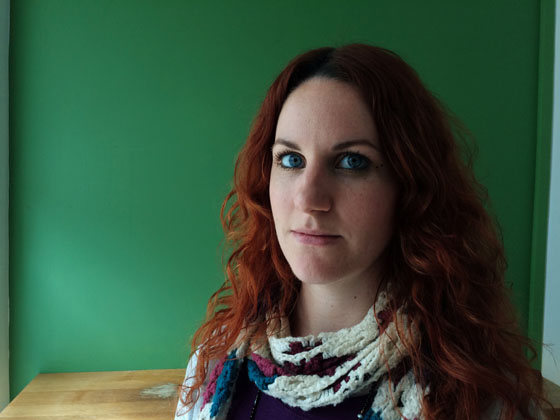
#> input picture Face-Makeup-by-Example-master/Face-Makeup-by-Example-master/10.jpg, 560 x 420 px
$ python -i skin_detector.py   (imports and definitions only)
#> lines starting #> are read from the running program, lines starting #| are printed output that depends on the picture; after the words box and inside, x2 and y2 are one past the last pixel; in counts of white or black regions, pixels touching at a corner belong together
#!/usr/bin/env python
# -*- coding: utf-8 -*-
__author__ = 'Will Brennan'

# Built-in Modules
import logging
import cv2
import numpy
import scripts

logger = logging.getLogger('main')

def get_hsv_mask(img, debug=False):
#> called with debug = False
    assert isinstance(img, numpy.ndarray), 'image must be a numpy array'
    assert img.ndim == 3, 'skin detection can only work on color images'
    logger.debug('getting hsv mask')

    lower_thresh = numpy.array([0, 50, 0], dtype=numpy.uint8)
    upper_thresh = numpy.array([120, 150, 255], dtype=numpy.uint8)
    img_hsv = cv2.cvtColor(img, cv2.COLOR_RGB2HSV)
#> img_hsv: shape (420, 560, 3); mean H, S, V 52.8, 143.7, 93.3
    msk_hsv = cv2.inRange(img_hsv, lower_thresh, upper_thresh)
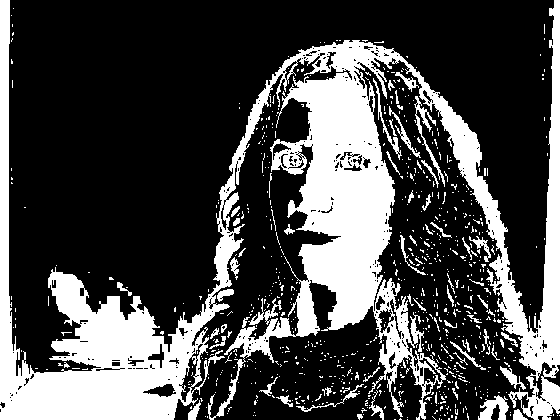
#> msk_hsv: shape (420, 560); 28.9% white; 778 white regions (716 under 20 px), largest, box (x1, y1, x2, y2) and area: (0, 0, 560, 420) 60789, (478, 395, 509, 420) 438, (414, 96, 445, 187) 411

    #msk_hsv[msk_hsv < 128] = 0
    #msk_hsv[msk_hsv >= 128] = 1

    if debug:
        scripts.display('input', img)
        scripts.display('mask_hsv', msk_hsv)

    return msk_hsv.astype(float)


def get_rgb_mask(img, debug=False):
#> called with debug = False
    assert isinstance(img, numpy.ndarray), 'image must be a numpy array'
    assert img.ndim == 3, 'skin detection can only work on color images'
    logger.debug('getting rgb mask')

    lower_thresh = numpy.array([45, 52, 108], dtype=numpy.uint8)
    upper_thresh = numpy.array([255, 255, 255], dtype=numpy.uint8)

    mask_a = cv2.inRange(img, lower_thresh, upper_thresh)
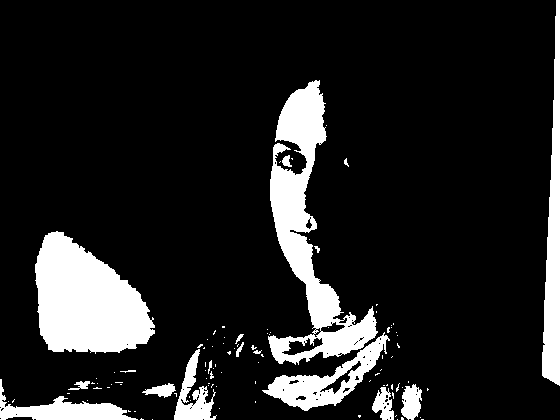
#> mask_a: shape (420, 560); 13.7% white; 103 white regions (85 under 20 px), largest, box (x1, y1, x2, y2) and area: (35, 231, 155, 354) 10046, (268, 80, 378, 365) 9985, (542, 0, 560, 386) 4040
    mask_b = 255 * ((img[:, :, 2] - img[:, :, 1]) / 20)
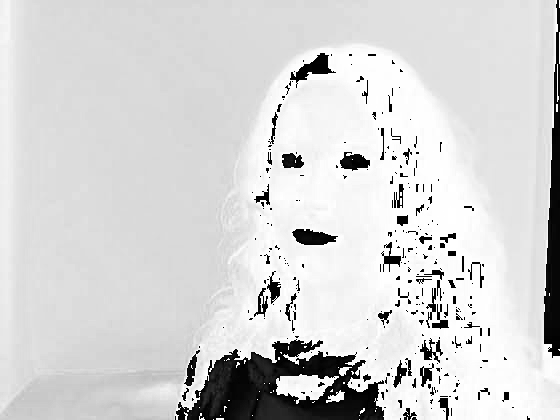
#> mask_b: shape (420, 560) float64; min 0, max 3251.2, mean 2710.6; drawn with min black and max white
    mask_c = 255 * ((numpy.max(img, axis=2) - numpy.min(img, axis=2)) / 20)
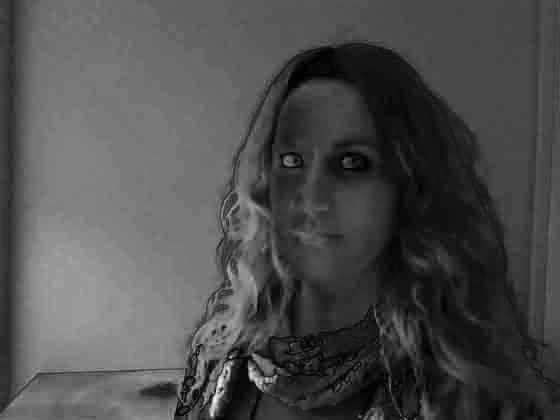
#> mask_c: shape (420, 560) float64; min 0, max 2027.2, mean 614; drawn with min black and max white

    mask_a = mask_a.astype(float)
    print(mask_a.dtype)
#| float64
    print(mask_b.dtype)
#| float64
    print(mask_c.dtype)
#| float64

    msk_rgb = cv2.bitwise_and(mask_a, mask_b)
    msk_rgb = cv2.bitwise_and(mask_c, msk_rgb)

    msk_rgb[msk_rgb < 128] = 0
    msk_rgb[msk_rgb >= 128] = 255
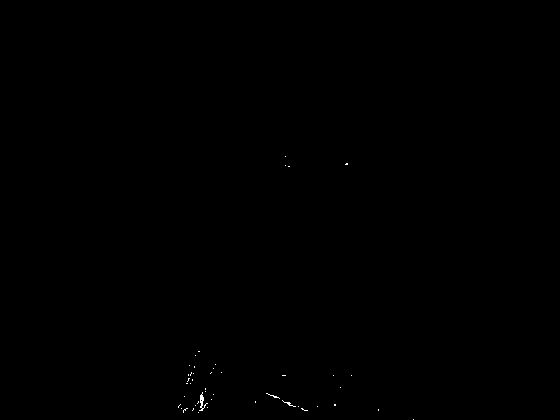
#> msk_rgb: shape (420, 560) float64; 0.08% white in thin lines or dots, all inside (x1, y1, x2, y2) = (178, 156, 414, 420)

    if debug:
        scripts.display('input', img)
        scripts.display('mask_rgb', msk_rgb)

    return msk_rgb.astype(float)


def get_ycrcb_mask(img, debug=False):
#> called with debug = False
    assert isinstance(img, numpy.ndarray), 'image must be a numpy array'
    assert img.ndim == 3, 'skin detection can only work on color images'
    logger.debug('getting ycrcb mask')

    lower_thresh = numpy.array([90, 100, 130], dtype=numpy.uint8)#90
    upper_thresh = numpy.array([230, 120, 180], dtype=numpy.uint8)#230

    img_ycrcb = cv2.cvtColor(img, cv2.COLOR_RGB2YCR_CB)
#> img_ycrcb: shape (420, 560, 3); mean of channels 0, 1, 2 74.1, 116.1, 121.4
    msk_ycrcb = cv2.inRange(img_ycrcb, lower_thresh, upper_thresh)
#> msk_ycrcb: shape (420, 560); 3.1% white; 52 white regions (36 under 20 px), largest, box (x1, y1, x2, y2) and area: (543, 0, 560, 379) 3931, (263, 366, 363, 411) 1498, (271, 339, 304, 365) 399

    #msk_ycrcb[msk_ycrcb < 128] = 0
    #msk_ycrcb[msk_ycrcb >= 128] = 1

    if debug:
        scripts.display('input', img)
        scripts.display('mask_ycrcb', msk_ycrcb)

    return msk_ycrcb.astype(float)
#> in process, `mask = numpy.where((mask_hsv + mask_rgb + mask_ycrcb)/3>255/2,255,0)`: mask: shape (420, 560) int64; 2% white; 97 white regions (86 under 20 px), largest, box (x1, y1, x2, y2) and area: (543, 0, 560, 378) 3834, (188, 397, 203, 420) 147, (272, 395, 293, 406) 78
#> in closing, `mask = cv2.morphologyEx(mask, cv2.MORPH_CLOSE, kernel)`: mask: shape (420, 560); 2.1% white; 66 white regions (55 under 20 px), largest, box (x1, y1, x2, y2) and area: (543, 0, 560, 378) 3881, (263, 377, 310, 411) 253, (188, 397, 203, 420) 151
#> in closing, `mask = cv2.morphologyEx(mask, cv2.MORPH_OPEN, kernel, iterations=2)`: mask: shape (420, 560); 1.9% white; 12 white regions (3 under 20 px), largest, box (x1, y1, x2, y2) and area: (543, 0, 560, 378) 3861, (188, 401, 202, 420) 134, (280, 396, 297, 406) 84


def grab_cut_mask(img_col, mask, debug=False):
#> called with debug = False
    assert isinstance(img_col, numpy.ndarray), 'image must be a numpy array'
    assert isinstance(mask, numpy.ndarray), 'mask must be a numpy array'
    assert img_col.ndim == 3, 'skin detection can only work on color images'
    assert mask.ndim == 2, 'mask must be 2D'

    kernel = numpy.ones((50, 50), numpy.float32) / (50 * 50)
    dst = cv2.filter2D(mask, -1, kernel)
    dst[dst != 0] = 255
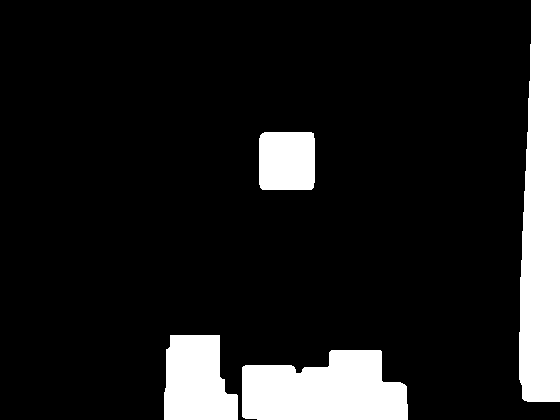
#> dst: shape (420, 560); 13.6% white; 4 white regions, box (x1, y1, x2, y2) and area: (519, 0, 560, 402) 14238, (242, 350, 408, 420) 9311, (164, 335, 238, 420) 5145, (259, 132, 315, 190) 3209
    free = numpy.array(cv2.bitwise_not(dst), dtype=numpy.uint8)

    if debug:
        scripts.display('not skin', free)
        scripts.display('grabcut input', mask)

    grab_mask = numpy.zeros(mask.shape, dtype=numpy.uint8)
    grab_mask[:, :] = 2
    grab_mask[mask == 255] = 1
    grab_mask[free == 255] = 0

    if numpy.unique(grab_mask).tolist() == [0, 1]:
        logger.debug('conducting grabcut')
        bgdModel = numpy.zeros((1, 65), numpy.float64)
        fgdModel = numpy.zeros((1, 65), numpy.float64)

        if img_col.size != 0:
            mask, bgdModel, fgdModel = cv2.grabCut(img_col, grab_mask, None, bgdModel, fgdModel, 5,
                                                   cv2.GC_INIT_WITH_MASK)
            mask = numpy.where((mask == 2) | (mask == 0), 0, 1).astype(numpy.uint8)
        else:
            logger.warning('img_col is empty')

    return mask


def closing(mask):
    assert isinstance(mask, numpy.ndarray), 'mask must be a numpy array'
    assert mask.ndim == 2, 'mask must be a greyscale image'
    logger.debug("closing mask of shape {0}".format(mask.shape))

    kernel = cv2.getStructuringElement(cv2.MORPH_ELLIPSE, (5, 5))
    mask = cv2.morphologyEx(mask, cv2.MORPH_CLOSE, kernel)
    kernel = cv2.getStructuringElement(cv2.MORPH_ELLIPSE, (3, 3))
    mask = cv2.morphologyEx(mask, cv2.MORPH_OPEN, kernel, iterations=2)

    return mask


def process(img, thresh=0.5, debug=False):
    assert isinstance(img, numpy.ndarray), 'image must be a numpy array'
    assert img.ndim == 3, 'skin detection can only work on color images'
    logger.debug("processing image of shape {0}".format(img.shape))

    mask_hsv = get_hsv_mask(img, debug=debug)
    mask_rgb = get_rgb_mask(img, debug=debug)
    mask_ycrcb = get_ycrcb_mask(img, debug=debug)

    n_masks = 3.0
    #cv2.imshow('1',mask_hsv)
    #cv2.imshow('2',mask_rgb)
    #cv2.imshow('3',mask_ycrcb)
    mask = numpy.where((mask_hsv + mask_rgb + mask_ycrcb)/3>255/2,255,0)
    #cv2.imshow('4',mask)
    #cv2.waitKey(0)
    #cv2.destroyAllWindows()

    #mask[mask < thresh] = 0.0
    #mask[mask >= thresh] = 255.0
    logger.debug('{0}% of the image is skin'.format(int((100.0 / 255.0) * numpy.sum(mask) / mask.size)))

    mask = mask.astype(numpy.uint8)
    mask = closing(mask)
    mask = grab_cut_mask(img, mask, debug=debug)
    kernel = numpy.ones((5,5),numpy.uint8)
    mask = cv2.morphologyEx(mask, cv2.MORPH_CLOSE, kernel, iterations=11)
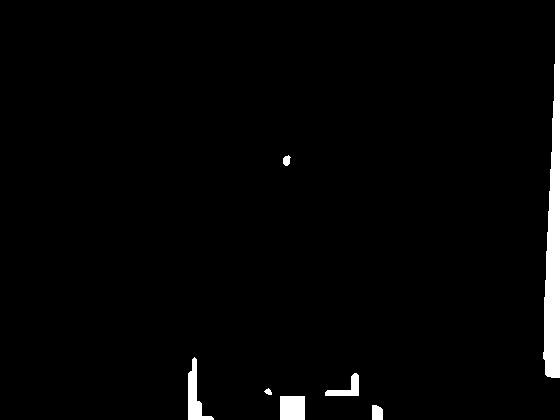
#> mask: shape (420, 560); 2.5% white; 7 white regions, largest, box (x1, y1, x2, y2) and area: (543, 0, 560, 378) 3962, (188, 357, 214, 420) 639, (280, 396, 305, 420) 600
    #mask = cv2.erode(mask,kernel,iterations = 1)
    return mask

>>> import cv2
>>> picture = cv2.cvtColor(cv2.imread('10.jpg'), cv2.COLOR_BGR2RGB)
>>> result = process(picture)

$ run again, on Face-Makeup-by-Example-master/Face-Makeup-by-Example-master/b1.jpg
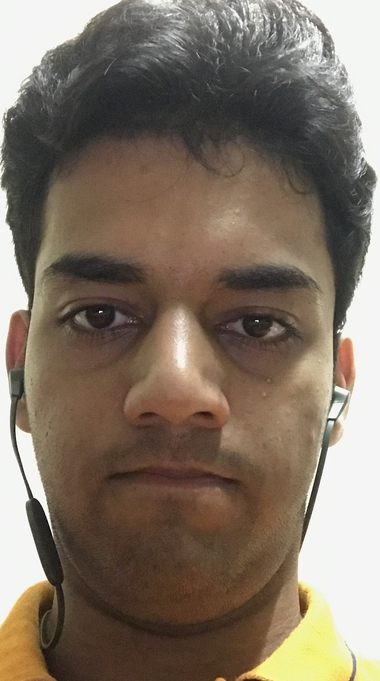
#> input picture Face-Makeup-by-Example-master/Face-Makeup-by-Example-master/b1.jpg, 380 x 681 px
#> img_hsv: shape (681, 380, 3); mean H, S, V 23.6, 65.6, 128.8
#> msk_hsv: shape (681, 380); 57.4% white; 336 black regions (315 under 20 px), largest, box (x1, y1, x2, y2) and area: (0, 0, 380, 674) 100843, (0, 597, 59, 681) 2893, (230, 263, 303, 289) 1131
#| float64
#| float64
#| float64
#> in get_rgb_mask, `msk_rgb = cv2.bitwise_and(mask_c, msk_rgb)`:
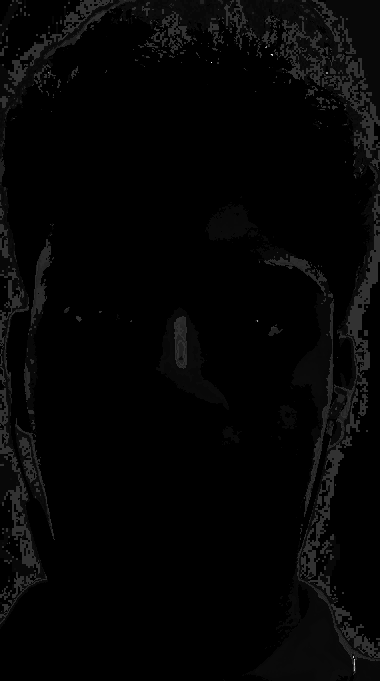
#> msk_rgb: shape (681, 380) float64; min 0, max 63.75, mean 1.2; drawn with min black and max white
#> img_ycrcb: shape (681, 380, 3); mean of channels 0, 1, 2 117.1, 136, 118.4
#> msk_ycrcb: shape (681, 380); every value is 0
#> free: shape (681, 380); every value is 255
